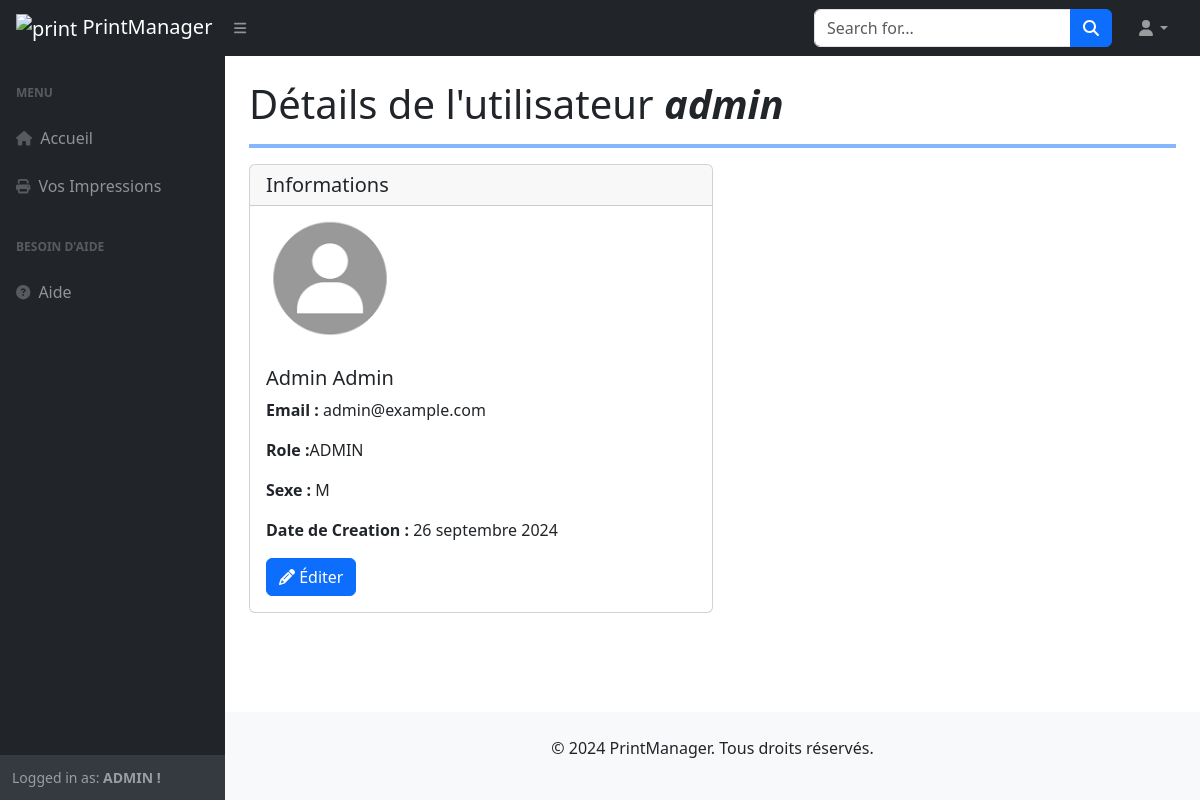
Page /users/admin/details/ on the committed database.
### printers/models.py (models this page shows, shortened)
class CustomUser(AbstractUser):
    ADMIN = 'ADMIN'
    PERSONNEL = 'Personnel'
    MALE = 'M'
    FEMALE = 'F'
    ROLE_CHOICES = (
        (ADMIN, 'ADMIN'),
        (PERSONNEL, 'Personnel'),
    )
    SEX_CHOICES = (
        (MALE, 'Masculin'),
        (FEMALE, 'Feminin'),
    )
    role = models.CharField(max_length=30, choices=ROLE_CHOICES, verbose_name='Rôle')
    sexe = models.CharField(max_length=10, choices=SEX_CHOICES, verbose_name='Sexe')
    slug = models.SlugField(max_length=200, unique=True, blank=True)
    last_updated = models.DateTimeField(auto_now=True)
    created_on = models.DateField(blank=True, null=True)
    class Meta:
        ordering = ['-created_on']
        verbose_name = "Utilisateur"

### printers/views.py (the view)
# urls.py: path('users/<slug:slug>/details/', CustomUserDetailView.as_view(), name='user_details'),
class CustomUserDetailView(DetailView):
    model = CustomUser
    template_name = 'users/user_detail.html'
    context_object_name = 'user'
    slug_field = 'slug'
    slug_url_kwarg = 'slug'

### printers/templates/users/user_detail.html (shortened to what this page needs)
{% extends 'base.html' %}
{% load static %}
    {% block content %}
    {% include 'layouts/Navbar.html' %}
    <div id="layoutSidenav">
        {% include 'layouts/Sidenav.html' %}
        <div id="layoutSidenav_content">
            <main>
                <div class="container-fluid px-4">
                    <h1 class="mt-4">Détails de l'utilisateur <strong><i>{{ user.username }}</i></strong></h1>
                        <hr class="border border-primary border-2 opacity-50">
                        <div class="card w-50">
                            <h5 class="card-header">Informations</h5>
                            <img style="width: 10rem;" src="{% static 'img/printer.png' %}" class="card-img-top" alt="...">
                            <div class="card-body">
                              <h5 class="card-title">{{ user.first_name }} {{ user.last_name }}</h5>
                              <p class="card-text"><strong>Email : </strong>{{ user.email }}</p>
                              <p class="card-text"><strong>Role :</strong>{{ user.get_role_display }}</p>
                              <p class="card-text"><b>Sexe :</b> {{ user.sexe }}</p>
                              <p class="card-text"><b>Date de Creation : </b> {{ user.created_on }}</p>
                              <a href="{% url 'edit_user' user.slug %}" class="btn btn-primary">
                                <i class="fa fa-pencil" aria-hidden="true"></i>
                                Éditer</a>
                            </div>
                        </div>
                </div>
            </main>
            {% include 'layouts/footer.html' %}
        </div>
    </div>
    {% endblock %}

### printers/templates/layouts/Sidenav.html (shortened to what this page needs)
<div id="layoutSidenav_nav">
    <nav class="sb-sidenav accordion sb-sidenav-dark" id="sidenavAccordion">
        <div class="sb-sidenav-menu">
            <div class="nav">
                <div class="sb-sidenav-menu-heading">Menu</div>
                <a class="nav-link" href="/dashboard">
                    <div class="sb-nav-link-icon"><i class="fa fa-home"></i></div>
                    Accueil
                </a>
                <a class="nav-link" href="/print/jobs/">
                    <div class="sb-nav-link-icon">
                        <i class="fa fa-print" aria-hidden="true"></i>
                    </div>
                    Vos Impressions
                </a>
                <div class="sb-sidenav-menu-heading">Besoin d'aide</div>
                <a class="nav-link" href="#">
                    <div class="sb-nav-link-icon"><i class="fa fa-question-circle"></i></div>
                    Aide
                </a>
            </div>
        </div>
        <div class="sb-sidenav-footer">
            <div class="small">Logged in as:
                {% if user.is_authenticated %}
                <strong>{{ user.role }} !</strong>
                {% else %}
                <strong>
                    {{ user.username }}
                </strong>
                {% endif %}
            </div>
        </div>
    </nav>
</div>

### static/css/Hompage.css (style rules this page uses)
body { font-family: 'Arial', sans-serif; background-color: #f8f9fa; }

### rows in the picture
CustomUser: role "ADMIN", username "admin", first_name "Admin", last_name "Admin", email "admin@example.com", sexe "M", created_on "26 septembre 2024"
